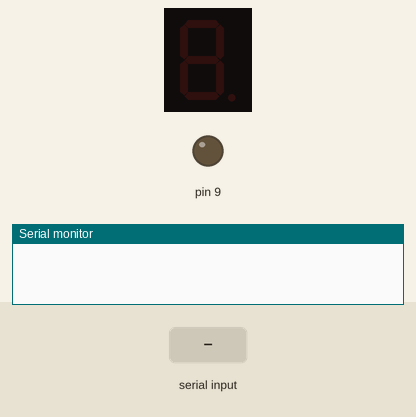
This sketch was run on a simulated Arduino Uno, built with avr-gcc and run on an emulated ATmega328P. Parts: 1-digit seven-segment display, output pins drawn as LEDs (lit = HIGH), the last lines printed to the serial monitor. Wiring (inferred from the names in the program): 1-digit 7-segment display, segments lit when HIGH: segments pin 6, pin 7, pin 8, pin 12, pin 11, pin 5, pin 10. Inputs (shaded band) come from the test bench. The segment pins are drawn as the display they are named for; pins used as bus, display or sensor lines are not drawn.

Above: at 1.2 s.
1.3 s: "A" received over the second serial link
At 2.3 s:
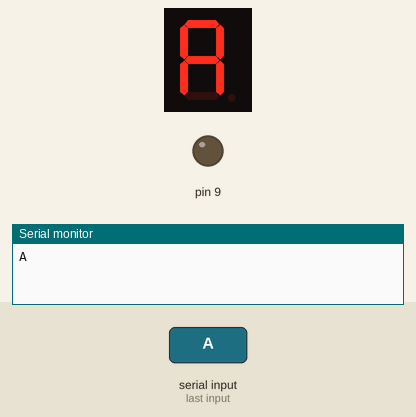
3.0 s: "B" received over the second serial link
At 3.6 s:
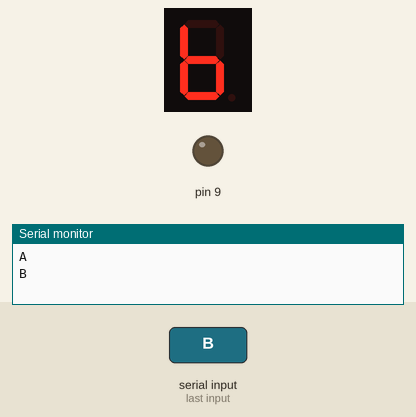
4.7 s: "C" received over the second serial link
At 6.1 s:
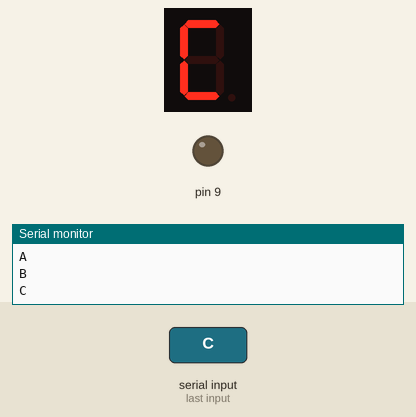
6.4 s: "D" received over the second serial link
At 7.4 s:
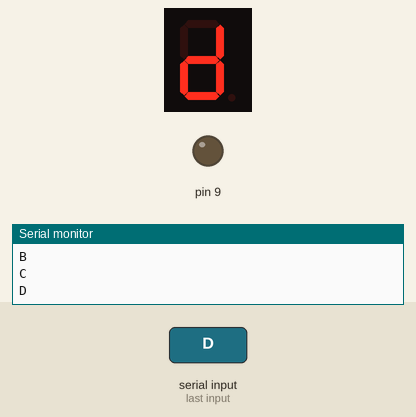
Timing chart, 0 to 9.1 s (numbered marks = the images above; inputs shaded):
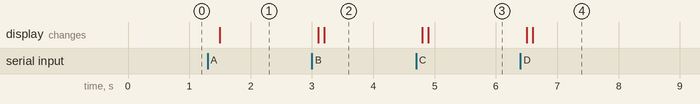

The sketch:

7_segment_display_with_bluetooth.ino
```cpp
/* This script commands the 7 segment display via the bluetooth.
It displays 4 alphabets (A, b, C, d) based on the bluetooth input. */


#include "SoftwareSerial.h"

#define segA 6   // connect segment A
#define segB 7   // connect segment B
#define segC 8   // connect segment C
#define segD 12  // connect segment D
#define segE 11  // connect segment E
#define segF 5   // connect segment F
#define segG 10  // connect segment G

SoftwareSerial my_bluetooth(3, 2);  // pass bluetooth pins


void setup() {
  Serial.begin(9600);        // initiate serial communication
  my_bluetooth.begin(9600);  // initiate bluetooth communication

  for (int i = 5; i < 13; i++) {
    pinMode(i, OUTPUT);  // display pins are output # for UNO
  }
}


void loop() {
  if (my_bluetooth.available()) {   // if bluetooth is available to connect
    char ch = my_bluetooth.read();  // read character from bluetooth
    Serial.println(ch);             // serial display
    delay(100);

    if (ch == 'A') {  // for character 'A'
      DisplayOff();   // reset display
      delay(100);
      a();  // show 'A' on display
    }

    else if (ch == 'B') {  // for character 'B'
      DisplayOff();        // reset display
      delay(100);
      b();  // show 'b' on display
    }

    else if (ch == 'C') {  // for character 'C'
      DisplayOff();        // reset display
      delay(100);
      c();  // show 'C' on display
    }

    else if (ch == 'D') {  // for character 'D'
      DisplayOff();        // reset display
      delay(100);
      d();  // show 'd' on display
    }

    else {  // for other characters
      DisplayOff();
      Serial.println("Input character cannot be displayed!");
    }
  }
}


// function to show 'A' on display
void a() {
  digitalWrite(segA, HIGH);
  digitalWrite(segB, HIGH);
  digitalWrite(segC, HIGH);
  digitalWrite(segD, LOW);
  digitalWrite(segE, HIGH);
  digitalWrite(segF, HIGH);
  digitalWrite(segG, HIGH);
}


// function to show 'b' on display
void b() {
  digitalWrite(segA, LOW);
  digitalWrite(segB, LOW);
  digitalWrite(segC, HIGH);
  digitalWrite(segD, HIGH);
  digitalWrite(segE, HIGH);
  digitalWrite(segF, HIGH);
  digitalWrite(segG, HIGH);
}


// function to show 'C' on display
void c() {
  digitalWrite(segA, HIGH);
  digitalWrite(segB, LOW);
  digitalWrite(segC, LOW);
  digitalWrite(segD, HIGH);
  digitalWrite(segE, HIGH);
  digitalWrite(segF, HIGH);
  digitalWrite(segG, LOW);
}


// function to show 'd' on display
void d() {
  digitalWrite(segA, LOW);
  digitalWrite(segB, HIGH);
  digitalWrite(segC, HIGH);
  digitalWrite(segD, HIGH);
  digitalWrite(segE, HIGH);
  digitalWrite(segF, LOW);
  digitalWrite(segG, HIGH);
}


// function to reset display
void DisplayOff() {
  digitalWrite(segA, 0);
  digitalWrite(segB, 0);
  digitalWrite(segC, 0);
  digitalWrite(segD, 0);
  digitalWrite(segE, 0);
  digitalWrite(segF, 0);
  digitalWrite(segG, 0);
}
```

Measured:
- after the input at 1.3 s, the display: changes after 0.20 s (image 1)
- after the input at 3.0 s, the display: first changes after 0.10 s (image 2 shows a later state)
- after the input at 4.7 s, the display: first changes after 0.10 s (image 3 shows a later state)
- after the input at 6.4 s, the display: first changes after 0.10 s (image 4 shows a later state)
